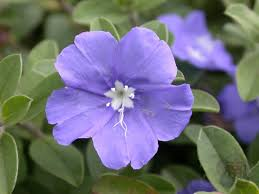
#> input picture common/tmp/flower.jpg, 259 x 194 px
$ python misc_utils.py
#> lines starting #> are read from the running program, lines starting #| are printed output that depends on the picture
### common/opencv.py
import cv2 as cv
import numpy as np
import sys

# [91 lines left out: functions normlizeImage2Uint8, drawHist, putText, insertPointsBwteen2Points, not called in this run]

class createTrackbar():
    """
    描述: 创建任意多个拖动条
    """
    def __init__(self, button_units, bar_name, size=(200, 400), block=False):
        """
        描述: 初始化拖动条
        参数: button_units: list, 每个元素是一个list(3)，
                            list[0] 滑动条名称，
                            list[1] 初始值（正整数），
                            list[2] 最大值（正整数）

              bar_name: 整个滑动条图片的名称
              size:     附加在按钮上的图片大小
              block:    阻塞机制，如果参数没变化就一直等待,每次循环阻塞默认10ms
        """
#> called with bar_name = 'trackbar', size = (200, 400), block = True
        self._button_units = button_units
        self._bar_name = bar_name
        self._size = size
        self._block = block
        self._paralist = []

        imgTrackbar = np.zeros((size[0],size[1],3), np.uint8) #大的黑板，保证拖动条能完全显示
        cv.namedWindow(bar_name, 0)

        for uint in button_units:
            cv.createTrackbar(uint[0], bar_name, uint[1], uint[2], self.nothing)

        cv.imshow(bar_name,imgTrackbar)

    # [6 lines left out: function nothing, not called in this run]

    def getTrackbarPos(self):
        """
        描述: 读取所有滑动条的参数
        返回：None
        """
        paralist = []
        for unit in self._button_units:
            paralist.append(cv.getTrackbarPos(unit[0], self._bar_name))

        ## 如果参数没变化就等待
        if self._block:
            while(paralist == self._paralist):
                paralist = []
                for unit in self._button_units:
                    paralist.append(cv.getTrackbarPos(unit[0], self._bar_name))
                cv.waitKey(10)

        self._paralist = paralist
        return paralist

class cameraUnistort():
    """
    畸变图片矫正
    """
    # [92 lines left out: functions __init__, undistort, cameraCalibration, not called in this run]


# [4 lines that do not run on import are left out]

### common/misc_utils.py
#!/usr/bin/python
# -*- coding: UTF8 -*-

"""
各种各样会常用的工具
"""

import time
import threading
import json
import matplotlib.pyplot as plt
import matplotlib.image as mpimg
import numpy as np
import sys
import cv2

import math
import pickle as cpickle #python3.5用的pickle代替cPickle
import gzip
import os.path
import os
import random

from mpl_toolkits.mplot3d import Axes3D
import matplotlib.animation as animation

import multiprocessing

# gets the absolute path to the file
abspath = os.path.abspath(os.path.dirname(__file__))
# add the library file path
sys.path.append(abspath)
# change the work path
os.chdir(abspath)

import opencv

# [23 lines left out: functions write_list_to_file, read_list_from_file, not called in this run]


#### 画图测试 https://blog.csdn.net/qq_31192383/article/details/53977822
class plot:
    def plot_base(self, y_coordinate, x_coordinate = [], line_lable = [],
                line_color = [], title = '', x_lable = '', y_lable = '',
                x_limit = [], y_limit = [], y_scale = 'linear', scatterMarker = '.',
                p_type = [], moveAxisToZero = False, grad = False,
                axis_equal = False, dynanmicDisplay=False, pause=0.001):
        """
        描述：画一幅坐标曲线图，可以同时有多条曲线
        参数：y_coordinate （y坐标值，二元列表，例如[[1,2,3],[4,5,6]]，表示有两条曲线，每条曲线的y坐标为[1,2,3]和[4,5,6]）
                x_coordinate  (x坐标值，同y坐标值，如果不提供x坐标值，则默认是从0开始增加的整数)
                line_lable   （每条曲线代表的意义，就是曲线的名称，没有定义则使用默认的）
                line_color    (曲线的颜色，一维列表，如果比曲线的条数少，则循环使用给定的颜色；不给定时，使用默认颜色；
                            更多色彩查看 http://www.114la.com/other/rgb.htm)
                title          (整个图片的名称)
                x_lable        (x轴的含义)
                y_lable        (y轴的含义)
                x_limit        (x坐标的显示范围)
                y_scale        (y轴的单位比例，'linear'常规，'log'对数)
                p_type         (类型：line线条，scatter散点)
                moveAxisToZero (坐标轴始终画到(0,0)轴)
                grad           (网格)
                figureName     (图片名称)
                dynanmicDisplay (动态显示图片，如果是静态，如果title相同，则只能调用该函数一次)
                pause          (动态显示刷新时间)
        """

        if (x_coordinate and (len(y_coordinate) != len(x_coordinate))):
            print ("error：x坐标和y坐标不匹配！")
            sys.exit()

        if (line_lable and  (len(y_coordinate) != len(line_lable))):
            print ("error：线条数和线条名称数不匹配，线条数%d，线条名称数%d！" % \
                    (len(y_coordinate),len(line_lable)))
            sys.exit()

        if not line_color:
            line_color = ['#9932CC', '#FF4040' , '#FFA933', '#CDCD00',
                            '#CD8500', '#C0FF3E', '#B8860B', '#AB82FF']
            # print "info: 未指定色彩，使用默认颜色！"

        if len(y_coordinate) > len(line_color):
            print ("warning: 指定颜色种类少于线条数，线条%d种，颜色%d种！" % \
                    (len(y_coordinate),len(line_color)))

        ### dynamic display
        if dynanmicDisplay:
            plt.figure(title).clf()

        ### plt.figure(figsize=(70, 35))
        plt.figure(title)

        ax = plt.subplot(111)

        ### 如果没有给x的坐标，设置从0开始计数的整数坐标
        if not x_coordinate:
            x_coordinate = [range(len(y)) for y in y_coordinate]

        ### 如果没有给线条名称，则使用默认线条名称
        if not line_lable:
            line_lable = ["line " + str(i) for i in range(len(y_coordinate))]

        ### 如果没有指定图形类型，默认画线条line
        if not p_type:
            p_type = ["line" for y in y_coordinate]

        for i in range(len(y_coordinate)):
            if p_type[i] == 'line':
                ax.plot(x_coordinate[i], y_coordinate[i], color = line_color[i%len(line_color)], \
                        linewidth = 2.0, label = line_lable[i])
            elif p_type[i] == 'scatter':
                ax.scatter(x_coordinate[i], y_coordinate[i],  s = 90, c=line_color[i%len(line_color)],\
                            linewidth = 2.0, alpha=0.6, marker=scatterMarker, label = line_lable[i])
            else:
                print ("error：Invalid p_type %s！" % (p_type[i]))
                sys.exit()

        ax.set_title(title) # 标题
        ax.set_xlabel(x_lable) # x坐标的意义
        ax.set_ylabel(y_lable) # y坐标的意义
        ax.set_yscale(y_scale) # 'linear','log'
        ### 自适应轴的范围效果更好
        if x_limit: ax.set_xlim(x_limit) # x坐标显示的范围
        if y_limit: ax.set_ylim(y_limit) # y坐标显示范围

        if axis_equal: plt.axis("equal") # 横坐标和纵坐标的单位长度相同

        # plt.xticks()
        # plt.yticks()
        plt.legend(loc="best") # 线条的名称显示在右下角
        if grad: plt.grid(True) # 网格

        ### 坐标轴始终移动到(0,0)重合
        if moveAxisToZero:
            # 获取当前的坐标轴, gca = get current axis
            ax = plt.gca()
            # 设置右边框和上边框
            ax.spines['right'].set_color('none')
            ax.spines['top'].set_color('none')
            # 设置x坐标轴为下边框
            ax.xaxis.set_ticks_position('bottom')
            # 设置y坐标轴为左边框
            ax.yaxis.set_ticks_position('left')
            # 设置x轴, y周在(0, 0)的位置
            ax.spines['bottom'].set_position(('data', 0))
            ax.spines['left'].set_position(('data', 0))

        ### extended display time
        if dynanmicDisplay:
            plt.pause(pause)

    # [100 lines left out: functions plot_base_3d, picture_color_maps, plot_picture, not called in this run]

    def plot_multiple_picture(self, size, data, title='default', equal=False,
                              dynanmicDisplay=False, pause=0.001):
        """ 描述：在一幅图中简单地绘制n幅图片
            size:   元组，size[0]表示行数，size[1]表示列数
            data:   绘图需要的信息，data是元组，每个元素也是一个元组
                    data[0][0]:表示RGB矩阵, narray
                    data[0][1]:表示名字，string
                    data[0][2]:表示显示时的色彩，string
            title:  图片名称
            equal:  图片长宽是否按比例
            dynanmicDisplay：是否动态显示图片
            pause:  动态显示图片时，延长显示图片的时间
            return: None
        """
        count = size[0] * size[1]
        data_len = len(data)

        if data_len > count:
            print ("error：too many pictures！")
            sys.exit()

        ### dynamic display
        if dynanmicDisplay:
            plt.figure(title).clf()

        plt.figure(title)

        pos = size[0]*100 + size[1]*10
        for i in range(data_len):
            plt.subplot(pos + i + 1)

            if len(data[i]) == 2:
                plt.imshow(data[i][0])
            elif len(data[i]) == 3:
                if data[i][2] == "gray":
                    plt.imshow(data[i][0], 'gray')
                else:
                    plt.imshow(data[i][0], data[i][2])

            plt.title(data[i][1])
            plt.xticks([]), plt.yticks([])
            if equal: plt.axis("equal")

        ### extended display time
        if dynanmicDisplay:
            plt.pause(pause)

    # [64 lines left out: function test, not called in this run]

    def testDynanmic(self):
        """ 动态绘制曲线图和显示图片
        """
        x = np.linspace(0, 10, 1000, endpoint=False)

        # 控件
        button_units = [['k', 20,  20]]
        track_bar = opencv.createTrackbar(button_units, "trackbar", block=True)

        # 读取文件
        filename1 =  'tmp/flower.jpg'
        filename2 =  'tmp/stinkbug.png'
        img_1 = cv2.imread( filename1 )
#> img_1 is the input picture: shape (194, 259, 3); mean B, G, R 121.7, 110.1, 109.5
        img_2 = cv2.imread( filename2 )
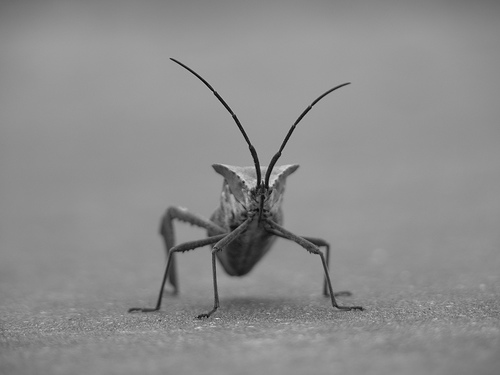
#> input picture common/tmp/stinkbug.png, 500 x 375 px
#> img_2 is the input picture: shape (375, 500, 3); min 0, max 217, mean 140.5

        while(True):
            [k] = track_bar.getTrackbarPos()

            ### 1.动态绘制曲线图
            y = x + k
            self.plot_base(
                    [y],
                    [x],
                    line_lable = ["A"],
                    line_color = ['#4876FF'],
                    title = "A",
                    x_lable = 'Ix',
                    y_lable = 'Iy',
                    p_type = ['scatter'],
                    dynanmicDisplay=True)
#> in plot_base, `plt.pause(pause)`:
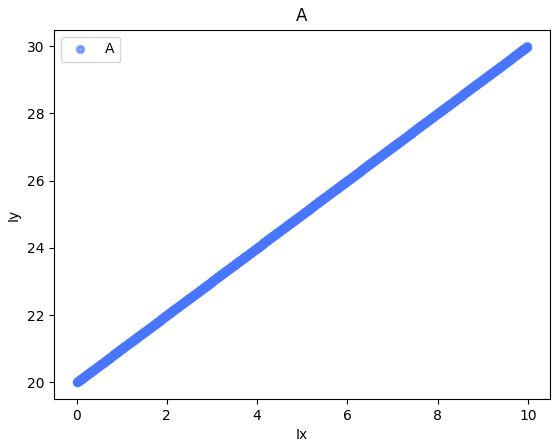
#> figure drawn by matplotlib, 1 panel

            self.plot_base(
                    [y, x],
                    [x, y],
                    line_lable = ["B", "B"],
                    line_color = ['#4876FF', '#487600'],
                    title = "B",
                    x_lable = 'Ix',
                    y_lable = 'Iy',
                    p_type = ['scatter', 'scatter'],
                    dynanmicDisplay=True)
#> call 2 of plot_base, with title = 'B', x_lable = 'Ix', y_lable = 'Iy', y_scale = 'linear', scatterMarker = '.', moveAxisToZero = False, grad = False, axis_equal = False
#> in plot_base (call 2), `plt.pause(pause)`:
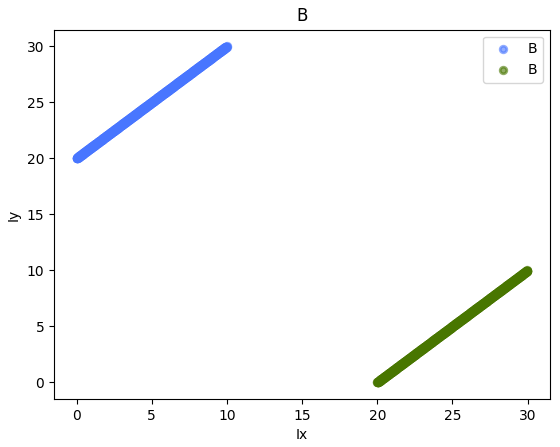
#> figure drawn by matplotlib, 1 panel

            ### 2.动态显示图片
            img_1_scale = np.uint8(img_1[...,::-1] * (k / 20.0))
            img_2_scale = np.uint8(img_2[...,::-1] * (k / 20.0))
            data = [ [img_1_scale, 'flower'],
                     [img_2_scale, 'stinkbug']]
            self.plot_multiple_picture((1,2), data, 'demo', dynanmicDisplay=True)
#> in plot_multiple_picture, `data_len = len(data)`: data_len = 2
#> in plot_multiple_picture, `plt.pause(pause)`:
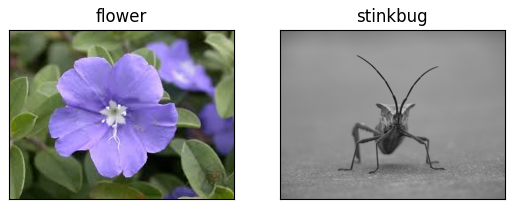
#> figure drawn by matplotlib, 2 panels


if __name__=="__main__":
    # plot().test()
    plot().testDynanmic()
